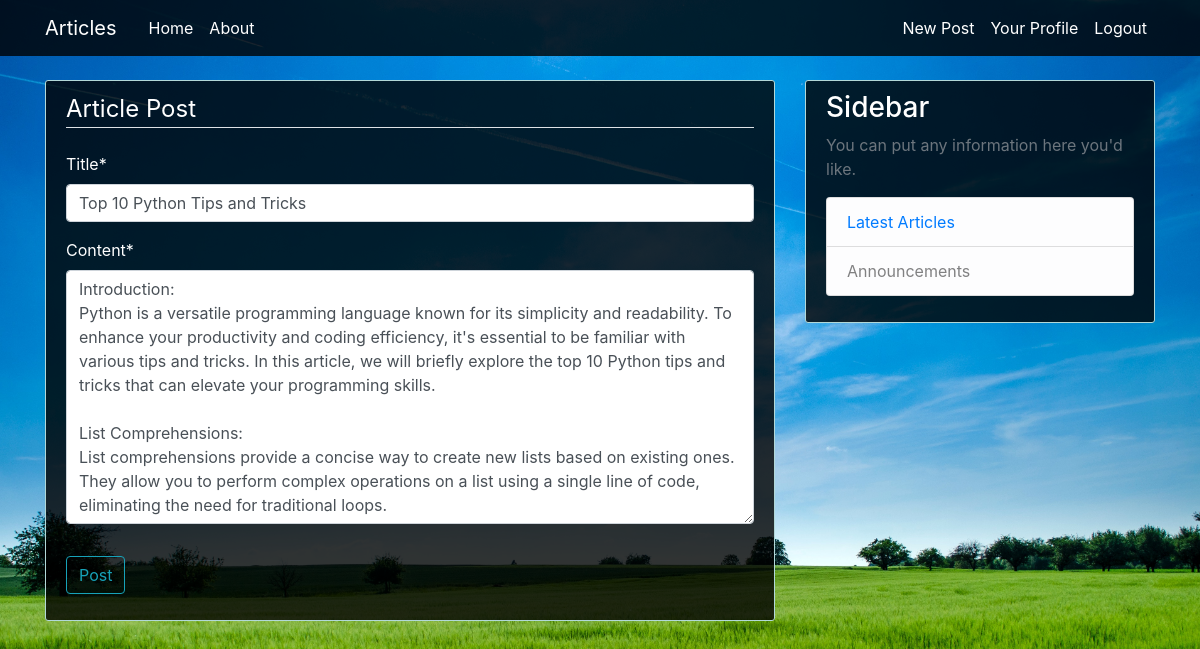
The app's page /post/26/update/ (signed in) with its own data.
### articles/models.py (models this page shows, shortened)
class Post(models.Model):
    title = models.CharField(max_length=100)
    content = models.TextField()
    date_posted = models.DateTimeField(
        default=timezone.now)  # auto_now_add or auto_now
    author = models.ForeignKey(User, on_delete=models.CASCADE)

### articles/views.py (the view, shortened to what this page needs)
# urls.py: path("post/<int:pk>/update/", PostUpdateView.as_view(), name="post-update"),
class PostUpdateView(LoginRequiredMixin, UserPassesTestMixin, UpdateView):
    model = Post
    fields = ["title", "content"]
    def test_func(self):
        post = self.get_object()
        if self.request.user == post.author:
            return True
        return False

### articles/templates/articles/post_form.html (shortened to what this page needs)
{% extends "articles/base.html" %}
{% load crispy_forms_tags %}
{% block content %}
    <div class="content-section">
        <form method="POST">
            <fieldset class="form-group">
                <legend class="border-bottom mb-4">Article Post</legend>
                {{form|crispy}}
            </fieldset>
            <div class="form-group">
                <button class="btn btn-outline-info" type="submit">Post</button>
            </div>
        </form>
    </div>
{% endblock content %}

### articles/static/articles/main.css (style rules this page uses)
body { background: #fafafa; color: #000000; margin-top: 5rem; }
.content-section { color: #FFFFFF; background-color: rgba(0, 0, 0, 0.8); border: 1px solid #b2d8d8; }
.content-section { padding: 10px 20px; border-radius: 3px; margin-bottom: 20px; }

### articles/static/articles/styles.css (style rules this page uses)
body { background: url(/static/images/nat4.jpeg) no-repeat center center fixed; background-size: cover; color: #333333; margin-top: 5rem; }

### records on screen
Post: title "Top 10 Python Tips and Tricks", content "Introduction: Python is a versatile programming language known for its simplicity and readability. To enhance your productivity and coding efficiency, it's essential to be familiar with various tips and tricks. In this article, we will briefly explore the top 10 Python tips and tricks that can elevate your programming skills. List Comprehensions: List comprehensions provide a concise way to create new lists based on existing ones. They allow you to perform complex operations on a list using a single line of code, eliminating the need for traditional loops."
